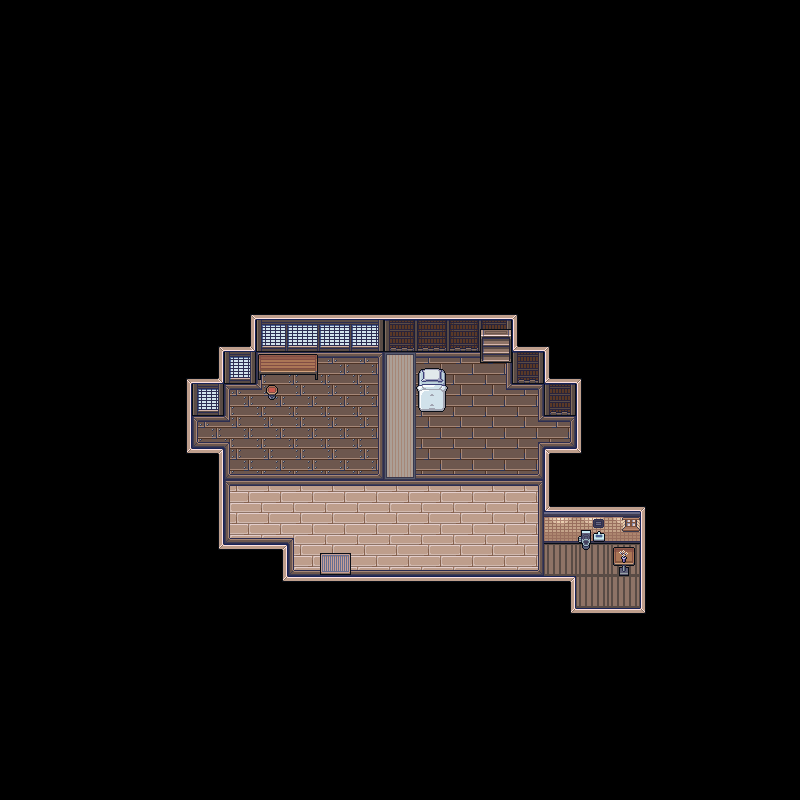

This game map was drawn from its Tiled (.tmx) file and the tilesets committed beside it. A one-line description and the full map source follow:
An orthogonal 25x25 tile map with 32x32 px tiles, 3 tile layers (1, 2, 3), 1 hidden layer not drawn, 2 tilesets.

<map version="1.8" tiledversion="1.8.4" orientation="orthogonal" renderorder="right-down" width="25" height="25" tilewidth="32" tileheight="32" infinite="0" nextlayerid="11" nextobjectid="1">
 <editorsettings>
  <export target="default-room.json" format="json" />
 </editorsettings>
 <tileset firstgid="1" name="TilemapDay" tilewidth="32" tileheight="32" tilecount="1512" columns="36">
  <image source="TilemapDay.png" width="1152" height="1344" />
 </tileset>
 <tileset firstgid="1513" name="Interior" tilewidth="32" tileheight="32" tilecount="1533" columns="73">
  <image source="Interior.png" width="2336" height="672" />
  <tile id="75">
   <properties>
    <property name="collides" type="bool" value="true" />
   </properties>
  </tile>
 </tileset>
 <layer id="1" name="1" width="25" height="25">
  <data encoding="csv">
0,0,0,0,0,0,0,0,0,0,0,0,0,0,0,0,0,0,0,0,0,0,0,0,0,
0,0,0,0,0,0,0,0,0,0,0,0,0,0,0,0,0,0,0,0,0,0,0,0,0,
0,0,0,0,0,0,0,0,0,0,0,0,0,0,0,0,0,0,0,0,0,0,0,0,0,
0,0,0,0,0,0,0,0,0,0,0,0,0,0,0,0,0,0,0,0,0,0,0,0,0,
0,0,0,0,0,0,0,0,0,0,0,0,0,0,0,0,0,0,0,0,0,0,0,0,0,
0,0,0,0,0,0,0,0,0,0,0,0,0,0,0,0,0,0,0,0,0,0,0,0,0,
0,0,0,0,0,0,0,0,0,0,0,0,0,0,0,0,0,0,0,0,0,0,0,0,0,
0,0,0,0,0,0,0,0,0,0,0,0,0,0,0,0,0,0,0,0,0,0,0,0,0,
0,0,0,0,0,0,0,0,0,0,0,0,0,0,0,0,0,0,0,0,0,0,0,0,0,
0,0,0,0,0,0,0,2684357103,2684357030,2684357030,2684357030,2684357030,2684357030,2684357030,2684357030,2684357030,1610615282,0,0,0,0,0,0,0,0,
0,0,0,0,0,0,2684357103,2684357034,2393,2394,2394,2395,2174,2175,2175,2176,3221227946,1610615282,0,0,0,0,0,0,0,
0,0,0,0,0,3221228018,2684357034,2396,1879,1880,1880,1881,1805,2682,2682,2683,2177,3221227946,3221228015,0,0,0,0,0,0,
0,0,0,0,0,2470,2396,1879,2731,1953,1953,1954,1878,2755,2755,3025,2683,2177,3221227942,0,0,0,0,0,0,
0,0,0,0,0,2470,2503,2659,1953,1953,1953,1954,1878,2755,2755,2755,2947,2798,3221227942,0,0,0,0,0,0,
0,0,0,0,0,2543,2474,2025,2026,2026,2026,2027,1878,2828,2828,2828,2829,2476,2546,0,0,0,0,0,0,
0,0,0,0,0,0,2684357105,2467,2468,2468,2468,2468,2468,2468,2468,2468,2469,1610615212,2684357030,2684357030,3221228015,0,0,0,0,
0,0,0,0,0,0,2684357105,2613,2614,1861,2541,2541,2541,2541,2541,2541,2542,398,661,508,3221227942,0,0,0,0,
0,0,0,0,0,0,2543,2545,2474,2613,2614,2614,2614,2614,2614,2614,2615,327,697,327,3221227942,0,0,0,0,
0,0,0,0,0,0,0,0,2543,2545,2545,2545,2545,2545,2545,2545,2545,2474,327,327,3221227942,0,0,0,0,
0,0,0,0,0,0,0,0,0,0,0,0,0,0,0,0,0,2543,1610615206,1610615206,2546,0,0,0,0,
0,0,0,0,0,0,0,0,0,0,0,0,0,0,0,0,0,0,0,0,0,0,0,0,0,
0,0,0,0,0,0,0,0,0,0,0,0,0,0,0,0,0,0,0,0,0,0,0,0,0,
0,0,0,0,0,0,0,0,0,0,0,0,0,0,0,0,0,0,0,0,0,0,0,0,0,
0,0,0,0,0,0,0,0,0,0,0,0,0,0,0,0,0,0,0,0,0,0,0,0,0,
0,0,0,0,0,0,0,0,0,0,0,0,0,0,0,0,0,0,0,0,0,0,0,0,0
</data>
 </layer>
 <layer id="4" name="2" width="25" height="25">
  <data encoding="csv">
0,0,0,0,0,0,0,0,0,0,0,0,0,0,0,0,0,0,0,0,0,0,0,0,0,
0,0,0,0,0,0,0,0,0,0,0,0,0,0,0,0,0,0,0,0,0,0,0,0,0,
0,0,0,0,0,0,0,0,0,0,0,0,0,0,0,0,0,0,0,0,0,0,0,0,0,
0,0,0,0,0,0,0,0,0,0,0,0,0,0,0,0,0,0,0,0,0,0,0,0,0,
0,0,0,0,0,0,0,0,0,0,0,0,0,0,0,0,0,0,0,0,0,0,0,0,0,
0,0,0,0,0,0,0,0,0,0,0,0,0,0,0,0,0,0,0,0,0,0,0,0,0,
0,0,0,0,0,0,0,0,0,0,0,0,0,0,0,0,0,0,0,0,0,0,0,0,0,
0,0,0,0,0,0,0,0,0,0,0,0,0,0,0,0,0,0,0,0,0,0,0,0,0,
0,0,0,0,0,0,0,0,0,0,0,0,0,0,0,0,0,0,0,0,0,0,0,0,0,
0,0,0,0,0,0,0,0,0,0,0,0,0,0,0,0,0,0,0,0,0,0,0,0,0,
0,0,0,0,0,0,0,0,0,0,0,0,0,0,0,2346,0,0,0,0,0,0,0,0,0,
0,0,0,0,0,0,0,0,0,0,0,0,0,0,0,2419,0,0,0,0,0,0,0,0,0,
0,0,0,0,0,0,0,0,0,0,0,0,0,0,0,0,0,0,0,0,0,0,0,0,0,
0,0,0,0,0,0,0,0,0,0,0,0,0,0,0,0,0,0,0,0,0,0,0,0,0,
0,0,0,0,0,0,0,0,0,0,0,0,0,0,0,0,0,0,0,0,0,0,0,0,0,
0,0,0,0,0,0,0,0,0,0,0,0,0,0,0,0,0,0,0,0,0,0,0,0,0,
0,0,0,0,0,0,0,0,0,0,0,0,0,0,0,0,0,0,0,0,0,0,0,0,0,
0,0,0,0,0,0,0,0,0,0,1835,0,0,0,0,0,0,0,0,298,0,0,0,0,0,
0,0,0,0,0,0,0,0,0,0,0,0,0,0,0,0,0,0,0,0,0,0,0,0,0,
0,0,0,0,0,0,0,0,0,0,0,0,0,0,0,0,0,0,0,0,0,0,0,0,0,
0,0,0,0,0,0,0,0,0,0,0,0,0,0,0,0,0,0,0,0,0,0,0,0,0,
0,0,0,0,0,0,0,0,0,0,0,0,0,0,0,0,0,0,0,0,0,0,0,0,0,
0,0,0,0,0,0,0,0,0,0,0,0,0,0,0,0,0,0,0,0,0,0,0,0,0,
0,0,0,0,0,0,0,0,0,0,0,0,0,0,0,0,0,0,0,0,0,0,0,0,0,
0,0,0,0,0,0,0,0,0,0,0,0,0,0,0,0,0,0,0,0,0,0,0,0,0
</data>
 </layer>
 <layer id="3" name="3" width="25" height="25">
  <data encoding="csv">
0,0,0,0,0,0,0,0,0,0,0,0,0,0,0,0,0,0,0,0,0,0,0,0,0,
0,0,0,0,0,0,0,0,0,0,0,0,0,0,0,0,0,0,0,0,0,0,0,0,0,
0,0,0,0,0,0,0,0,0,0,0,0,0,0,0,0,0,0,0,0,0,0,0,0,0,
0,0,0,0,0,0,0,0,0,0,0,0,0,0,0,0,0,0,0,0,0,0,0,0,0,
0,0,0,0,0,0,0,0,0,0,0,0,0,0,0,0,0,0,0,0,0,0,0,0,0,
0,0,0,0,0,0,0,0,0,0,0,0,0,0,0,0,0,0,0,0,0,0,0,0,0,
0,0,0,0,0,0,0,0,0,0,0,0,0,0,0,0,0,0,0,0,0,0,0,0,0,
0,0,0,0,0,0,0,0,0,0,0,0,0,0,0,0,0,0,0,0,0,0,0,0,0,
0,0,0,0,0,0,0,0,0,0,0,0,0,0,0,0,0,0,0,0,0,0,0,0,0,
0,0,0,0,0,0,0,0,0,0,0,0,0,0,0,0,0,0,0,0,0,0,0,0,0,
0,0,0,0,0,0,0,0,0,0,0,0,0,0,0,0,0,0,0,0,0,0,0,0,0,
0,0,0,0,0,0,0,0,441,442,0,0,0,1551,0,0,0,0,0,0,0,0,0,0,0,
0,0,0,0,0,0,0,0,625,0,0,0,0,1624,0,0,0,0,0,0,0,0,0,0,0,
0,0,0,0,0,0,0,0,0,0,0,0,0,0,0,0,0,0,0,0,0,0,0,0,0,
0,0,0,0,0,0,0,0,0,0,0,0,1951,0,0,0,0,0,0,0,0,0,0,0,0,
0,0,0,0,0,0,0,0,0,0,0,0,0,0,0,0,0,0,0,0,0,0,0,0,0,
0,0,0,0,0,0,0,0,0,0,0,0,0,0,0,0,0,0,0,0,0,0,0,0,0,
0,0,0,0,0,0,0,0,0,0,0,0,0,0,0,0,0,0,0,583,0,0,0,0,0,
0,0,0,0,0,0,0,0,0,0,0,0,0,0,0,0,0,0,0,0,0,0,0,0,0,
0,0,0,0,0,0,0,0,0,0,0,0,0,0,0,0,0,0,0,0,0,0,0,0,0,
0,0,0,0,0,0,0,0,0,0,0,0,0,0,0,0,0,0,0,0,0,0,0,0,0,
0,0,0,0,0,0,0,0,0,0,0,0,0,0,0,0,0,0,0,0,0,0,0,0,0,
0,0,0,0,0,0,0,0,0,0,0,0,0,0,0,0,0,0,0,0,0,0,0,0,0,
0,0,0,0,0,0,0,0,0,0,0,0,0,0,0,0,0,0,0,0,0,0,0,0,0,
0,0,0,0,0,0,0,0,0,0,0,0,0,0,0,0,0,0,0,0,0,0,0,0,0
</data>
 </layer>
 <layer id="10" name="invisibleWalls" width="25" height="25" visible="0" opacity="0.5">
  <data encoding="csv">
0,0,0,0,0,0,0,0,0,0,0,0,0,0,0,0,0,0,0,0,0,0,0,0,0,
0,0,0,0,0,0,0,0,0,0,0,0,0,0,0,0,0,0,0,0,0,0,0,0,0,
0,0,0,0,0,0,0,0,0,0,0,0,0,0,0,0,0,0,0,0,0,0,0,0,0,
0,0,0,0,0,0,0,0,0,0,0,0,0,0,0,0,0,0,0,0,0,0,0,0,0,
0,0,0,0,0,0,0,0,0,0,0,0,0,0,0,0,0,0,0,0,0,0,0,0,0,
0,0,0,0,0,0,0,0,0,0,0,0,0,0,0,0,0,0,0,0,0,0,0,0,0,
0,0,0,0,0,0,0,0,0,0,0,0,0,0,0,0,0,0,0,0,0,0,0,0,0,
0,0,0,0,0,0,0,0,0,0,0,0,0,0,0,0,0,0,0,0,0,0,0,0,0,
0,0,0,0,0,0,0,0,0,0,0,0,0,0,0,0,0,0,0,0,0,0,0,0,0,
0,0,0,0,0,0,0,0,0,0,0,0,0,0,0,0,0,0,0,0,0,0,0,0,0,
0,0,0,0,0,0,0,0,1588,1588,1588,1588,1588,1588,1588,1588,0,0,0,0,0,0,0,0,0,
0,0,0,0,0,0,0,1588,1588,1588,0,0,0,0,0,0,1588,0,0,0,0,0,0,0,0,
0,0,0,0,0,1588,1588,0,0,0,0,0,0,0,0,0,0,1588,0,0,0,0,0,0,0,
0,0,0,0,0,1588,0,0,0,0,0,0,0,0,0,0,0,0,0,0,0,0,0,0,0,
0,0,0,0,0,1588,1588,0,0,0,0,0,0,0,0,0,0,1588,0,0,0,0,0,0,0,
0,0,0,0,0,0,1588,0,0,0,0,0,0,0,0,0,0,1588,1588,1588,0,0,0,0,0,
0,0,0,0,0,0,1588,0,0,0,0,0,0,0,0,0,0,1588,1588,1588,1588,0,0,0,0,
0,0,0,0,0,0,1588,1588,1588,0,0,0,0,0,0,0,0,0,0,1588,1588,0,0,0,0,
0,0,0,0,0,0,0,0,1588,1588,1588,1588,1588,1588,1588,1588,1588,1588,0,0,1588,0,0,0,0,
0,0,0,0,0,0,0,0,0,0,0,0,0,0,0,0,0,1588,1588,1588,1588,0,0,0,0,
0,0,0,0,0,0,0,0,0,0,0,0,0,0,0,0,0,0,0,0,0,0,0,0,0,
0,0,0,0,0,0,0,0,0,0,0,0,0,0,0,0,0,0,0,0,0,0,0,0,0,
0,0,0,0,0,0,0,0,0,0,0,0,0,0,0,0,0,0,0,0,0,0,0,0,0,
0,0,0,0,0,0,0,0,0,0,0,0,0,0,0,0,0,0,0,0,0,0,0,0,0,
0,0,0,0,0,0,0,0,0,0,0,0,0,0,0,0,0,0,0,0,0,0,0,0,0
</data>
 </layer>
</map>
